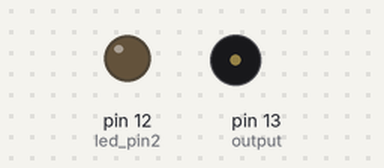
Simulated run of this sketch. Board: Arduino Uno, built with avr-gcc and run on an emulated ATmega328P. Shown: output pins drawn as LEDs (lit = HIGH), buzzer (waves = sounding). Pins used as bus, display or sensor lines are not drawn.

Above: at 0.1 s.
At 21.1 s:
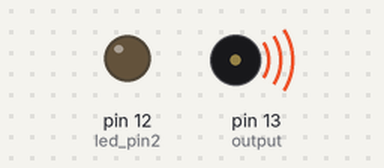
At 25.1 s:
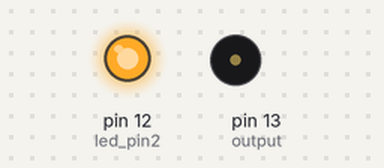
Timing chart, 0 to 27.5 s (numbered marks = the images above):
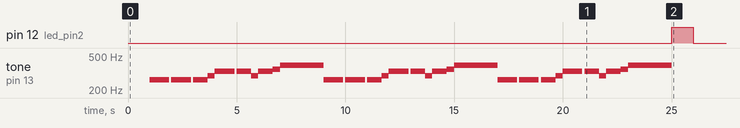

The sketch:

rowrowblink.ino
```cpp
int C4 = 262;
int halfnote = 900;
int output = 13;
int D4 = 294;
int E4 = 330;
int F4 = 349;
int G4 = 392;
int dotquarter = 900;
int quarter = 667;
int sixteenth = 333;
int dothalf = 2000;

  int led_pin1=13;
  int led_pin2=12;
  int blink_duration1 = 500;
    int blink_duration2 = 1000;
void setup() {
  // put your setup code here, to run once:
  pinMode(13,led_pin1);
  digitalWrite(13,HIGH);
  delay(blink_duration1);
  pinMode(13,led_pin1);
  digitalWrite(13,LOW);
  delay(blink_duration1);

  for (int i = 0; i < 3; i++){
    // Measure 1, 2 seconds
    // C4
    tone(output, C4);    // tone(outputPin,frequency)
      delay(dotquarter);  //  delay(milliseconds)
    noTone(output);
      delay(100);
    // C4
    tone(output, C4);
      delay(dotquarter);
    noTone(output);
      delay(100);
    // Measure 2, 2 seconds
    // C4
    tone(output, C4);
      delay(quarter);
    // D4
    tone(output, D4);
      delay(sixteenth);
    // E4
    tone(output, E4);
      delay(dotquarter);
    noTone(output);
      delay(100);
    // Measure 3, 2 seconds
    // E4
    tone(output, E4);
      delay(quarter);
    // D4
    tone(output, D4);
      delay(sixteenth);
    // E4
    tone(output, E4);
      delay(quarter);
    // F4
    tone(output, F4);
      delay(sixteenth);
    // Measure 4, 2 seconds
    // G4
    tone(output, G4);
      delay(dothalf);

    // END
    noTone(output); // stop playing
  }
  pinMode(12,led_pin1);
  digitalWrite(12,HIGH);
  delay(blink_duration2);
  pinMode(12,led_pin1);
  digitalWrite(12,LOW);
  delay(blink_duration2);
}

void loop() {
  // put your main code here, to run repeatedly:

}
```
